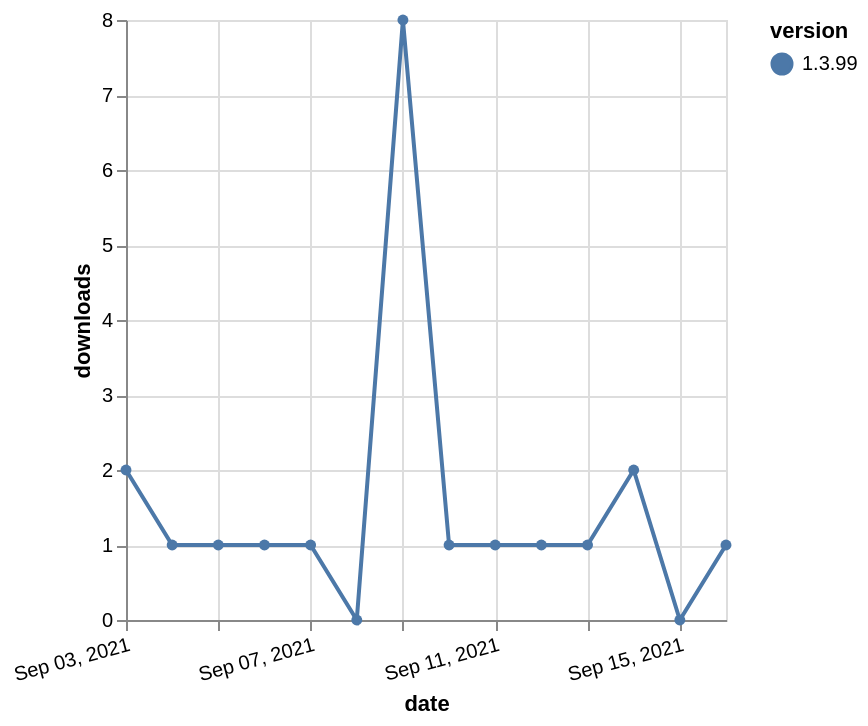

Here is the Vega-Lite specification saved for this chart:
### Vega-Lite specification from a JSON file in a GitHub repository (floating-point values rounded to 4 significant figures)
{"$schema": "https://vega.github.io/schema/vega-lite/v5.json", "description": "A simple bar chart with embedded data.", "data": {"values": [{"date": "2021-09-03", "total": 548, "delta": 2, "version": "1.3.99"}, {"date": "2021-09-04", "total": 549, "delta": 1, "version": "1.3.99"}, {"date": "2021-09-05", "total": 550, "delta": 1, "version": "1.3.99"}, {"date": "2021-09-06", "total": 551, "delta": 1, "version": "1.3.99"}, {"date": "2021-09-07", "total": 552, "delta": 1, "version": "1.3.99"}, {"date": "2021-09-08", "total": 552, "delta": 0, "version": "1.3.99"}, {"date": "2021-09-09", "total": 560, "delta": 8, "version": "1.3.99"}, {"date": "2021-09-10", "total": 561, "delta": 1, "version": "1.3.99"}, {"date": "2021-09-11", "total": 562, "delta": 1, "version": "1.3.99"}, {"date": "2021-09-12", "total": 563, "delta": 1, "version": "1.3.99"}, {"date": "2021-09-13", "total": 564, "delta": 1, "version": "1.3.99"}, {"date": "2021-09-14", "total": 566, "delta": 2, "version": "1.3.99"}, {"date": "2021-09-15", "total": 566, "delta": 0, "version": "1.3.99"}, {"date": "2021-09-16", "total": 567, "delta": 1, "version": "1.3.99"}]}, "width": "container", "mark": {"type": "line", "point": {"filled": true}}, "encoding": {"x": {"field": "date", "type": "temporal", "timeUnit": "yearmonthdate", "title": "date", "axis": {"labelAngle": -15}}, "y": {"field": "delta", "type": "quantitative", "title": "downloads"}, "color": {"field": "version", "type": "nominal"}, "tooltip": {"field": "delta"}}}
